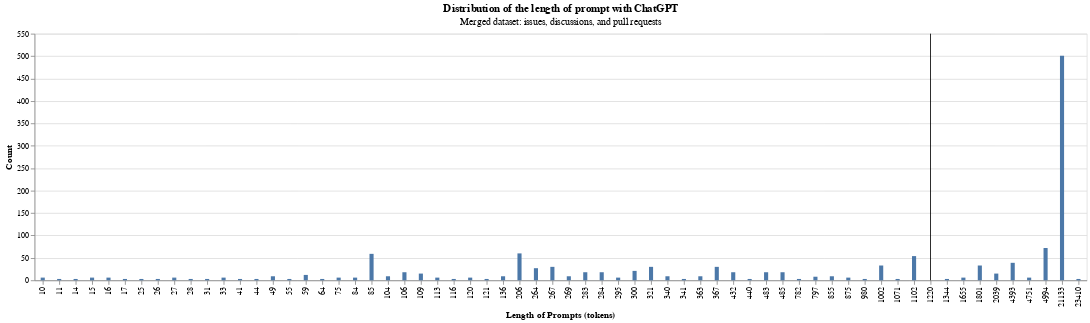

Write notebook code for a chart like this one.
### Code cell
# Checking histogarm
inter_bar = alt.Chart(df_url_prompt).mark_bar(size=5).encode(
    x=alt.X(
        "mean:N",
        title="Length of Prompts (tokens)",
    ),
    y=alt.Y("count", title="Count"),
).properties(
    title={
        "text": "Distribution of the length of prompt with ChatGPT",
        "subtitle": "Merged dataset: issues, discussions, and pull requests"
    }
)

rule = alt.Chart(df_url_prompt).mark_rule().encode(
    x=alt.X(
        'mean:N',
        aggregate="mean",
        type='nominal',
        axis=alt.Axis(format="2d")
    ),
)

alt.layer(inter_bar, rule)

### Figure 1 — Vega-Lite specification as saved in the notebook (floating-point values rounded to 4 significant figures)
{"$schema": "https://vega.github.io/schema/vega-lite/v5.20.1.json", "config": {"view": {"continuousHeight": 300, "continuousWidth": 300}}, "data": {"name": "data-d739b2b9c7962576ec0114fe5661046d"}, "datasets": {"data-d739b2b9c7962576ec0114fe5661046d": [{"RepoName": "ActivityWatch/aw-server", "count": 3, "mean": 116}, {"RepoName": "AndyGrant/OpenBench", "count": 3, "mean": 31}, {"RepoName": "AntonOsika/gpt-engineer", "count": 54, "mean": 1102.0}, {"RepoName": "D3Zyre/Copy-All-Files-From-Folder", "count": 6, "mean": 113}, {"RepoName": "Delgan/loguru", "count": 9, "mean": 269}, {"RepoName": "Elucidation/mapf-multiagent-robot-planning", "count": 18, "mean": 283}, {"RepoName": "Email-Generation/email_generation", "count": 501, "mean": 21133}, {"RepoName": "GreyDGL/PentestGPT", "count": 6, "mean": 4751}, {"RepoName": "HaroldMitts/VoAIce", "count": 3, "mean": 41}, {"RepoName": "Hochfrequenz/kohlrahbi", "count": 3, "mean": 17}, {"RepoName": "MauriceLe/PIMS", "count": 3, "mean": 23410}, {"RepoName": "NA-MIC/ProjectWeek", "count": 3, "mean": 25}, {"RepoName": "OpenAdaptAI/OpenAdapt", "count": 59, "mean": 85.03}, {"RepoName": "PromtEngineer/localGPT", "count": 39, "mean": 4393}, {"RepoName": "RND247/Pype-Synthetic-Data-for-Testing", "count": 6, "mean": 33}, {"RepoName": "SafEight/wdm-project", "count": 6, "mean": 84}, {"RepoName": "Shreya-R-Dixit-Memorial-Foundation/EyeDaV2", "count": 3, "mean": 10}, {"RepoName": "Significant-Gravitas/Auto-GPT", "count": 3, "mean": 44}, {"RepoName": "SuffolkLITLab/docassemble-ALToolbox", "count": 9, "mean": 49}, {"RepoName": "aahnik/temple-web", "count": 3, "mean": 121}, {"RepoName": "aiplanethub/genai-stack", "count": 3, "mean": 11}, {"RepoName": "app-sre/qontract-reconcile", "count": 15, "mean": 109}, {"RepoName": "bancaditalia/black-it", "count": 3, "mean": 341}, {"RepoName": "bbelderbos/htmx-demo", "count": 9, "mean": 340}, {"RepoName": "chitalian/gptask", "count": 3, "mean": 980}, {"RepoName": "comfyanonymous/ComfyUI", "count": 3, "mean": 28}, {"RepoName": "davidusb-geek/emhass", "count": 9, "mean": 363}, {"RepoName": "dobbelina/repository.dobbelina", "count": 6, "mean": 875}, {"RepoName": "dtch1997/gpt-text-gym", "count": 33, "mean": 1002.0}, {"RepoName": "embedchain/embedchain", "count": 3, "mean": 15}, {"RepoName": "gorillamania/AICodeBot", "count": 30, "mean": 321}, {"RepoName": "icecube/pisa", "count": 3, "mean": 55}, {"RepoName": "internetarchive/openlibrary", "count": 9, "mean": 855}, {"RepoName": "jasonacox/Powerwall-Dashboard", "count": 18, "mean": 482.7}, {"RepoName": "jefftriplett/frontmatter-cli", "count": 18, "mean": 485}, {"RepoName": "karpathy/ng-video-lecture", "count": 6, "mean": 295}, {"RepoName": "kroitor/asciichart", "count": 3, "mean": 1344}, {"RepoName": "kukulich/home-assistant-jablotron100", "count": 3, "mean": 64}, {"RepoName": "langchain-ai/langchain", "count": 21, "mean": 300}, {"RepoName": "livingbio/gpt-fn", "count": 6, "mean": 75}, {"RepoName": "meltyyyyy/ICR-2023", "count": 18, "mean": 432}, {"RepoName": "mesonbuild/meson", "count": 3, "mean": 14}, {"RepoName": "metaphorsystems/metaphor-python", "count": 6, "mean": 1655}, {"RepoName": "microsoft/visionmetrics", "count": 3, "mean": 10}, {"RepoName": "monarch-initiative/oai-monarch-plugin", "count": 3, "mean": 27}, {"RepoName": "mpoon/gpt-repository-loader", "count": 3, "mean": 782}, {"RepoName": "mprib/pyxy3d", "count": 18, "mean": 284}, {"RepoName": "nuhmanpk/Webtrench", "count": 12, "mean": 59}, {"RepoName": "omegaui/linux-voice-control", "count": 33, "mean": 1801}, {"RepoName": "paul-gauthier/aider", "count": 6, "mean": 15.5}, {"RepoName": "related-sciences/nxontology-ml", "count": 3, "mean": 1071}, {"RepoName": "roslinmahmud/easy-hire-backend", "count": 3, "mean": 26}, {"RepoName": "simonw/asgi-proxy-lib", "count": 30, "mean": 367}, {"RepoName": "simonw/datasette-render-markdown", "count": 27, "mean": 264}, {"RepoName": "simonw/llm-replicate", "count": 6, "mean": 120}, {"RepoName": "simonw/sqlite-utils", "count": 18, "mean": 106}, {"RepoName": "simonw/symbex", "count": 30, "mean": 267.2}, {"RepoName": "simonw/ttok", "count": 3, "mean": 440}, {"RepoName": "sugi-01096/72", "count": 8, "mean": 797}, {"RepoName": "teremterem/botmerger", "count": 9, "mean": 136}, {"RepoName": "theonlysam/blackjack", "count": 3, "mean": 15}, {"RepoName": "tinygrad/tinygrad", "count": 15, "mean": 2039}, {"RepoName": "udayhello/handwritten1", "count": 72, "mean": 4994}, {"RepoName": "uuid6/prototypes", "count": 60, "mean": 206}, {"RepoName": "wafflestudio/wacruit-server", "count": 3, "mean": 27}, {"RepoName": "welfare-state-analytics/riksdagen-corpus", "count": 9, "mean": 104}]}, "layer": [{"encoding": {"x": {"field": "mean", "title": "Length of Prompts (tokens)", "type": "nominal"}, "y": {"field": "count", "title": "Count", "type": "quantitative"}}, "mark": {"size": 5, "type": "bar"}, "title": {"subtitle": "Merged dataset: issues, discussions, and pull requests", "text": "Distribution of the length of prompt with ChatGPT"}}, {"encoding": {"x": {"aggregate": "mean", "axis": {"format": "2d"}, "field": "mean", "type": "nominal"}}, "mark": {"type": "rule"}}]}
